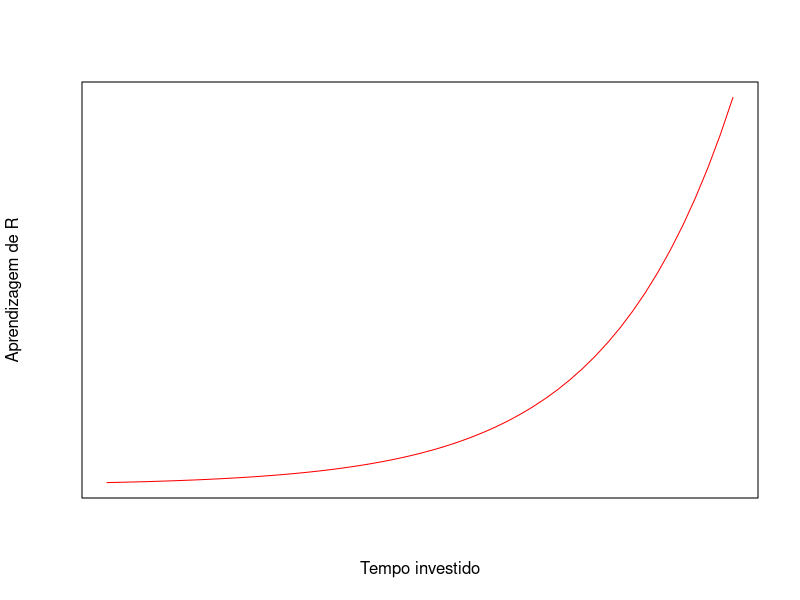

Write R code to recreate this figure.
## ---- chunk 1
plot(seq(5,10,.1), exp(seq(5,10,.1)), 
     xaxt="n",
     yaxt="n",
     col="white", 
     xlab="Tempo investido", 
     ylab="Aprendizagem de R", type="n",)
lines(seq(5,10,.1), exp(seq(5,10,.1)), col = "red")
## ---- chunk 2
# Exemplo de objeto em R
#  objeto_x, um vetor composto por números inteiros
objeto_x <- c(1,2,3,4,5)
objeto_x
## ---- chunk 3
# Exemplo de diferentes objetos que podem existir em R
dados <- data.frame("X1" = rnorm(20), "X2" = "controle")
matriz <- matrix(data = 1:20, ncol = 5)
variavel <- objeto_x

paste("dados:", class(dados))
paste("matriz:", class(matriz))
paste("variavel:", class(variavel))
## ---- chunk 4
# números contínuos
class(c(0.4, 1.2, 3.7))
## ---- chunk 5
# números integrais
class(as.integer(c(objeto_x)))
## ---- chunk 6
# caracteres
class(c("a", "b", "c"))
## ---- chunk 7
# fatores
class(as.factor(c("homem", "mulher", "homem")))
## ---- chunk 8
# datas
class(as.Date(c("2019-10-02", "2019-07-22", "2018-11-02")))
## ---- chunk 9
# operação usando um vetor
print(objeto_x * 10)
print(objeto_x + objeto_x)
## ---- chunk 10
# Exemplo de modelo e sua classe
library("nlme")
modelo <- lme(distance ~ age, data = Orthodont)
class(modelo)
## ---- chunk 11
# Estrutura do modelo. O que existe dentro do objeto modelo ? 
names(modelo)
## ---- chunk 12
variavel[1] # primeiro elemento
## ---- chunk 13
variavel[5] # último elemento
## ---- chunk 14
dados[,]
## ---- chunk 15
dados[1,1] # elemento da primeira linha e coluna
